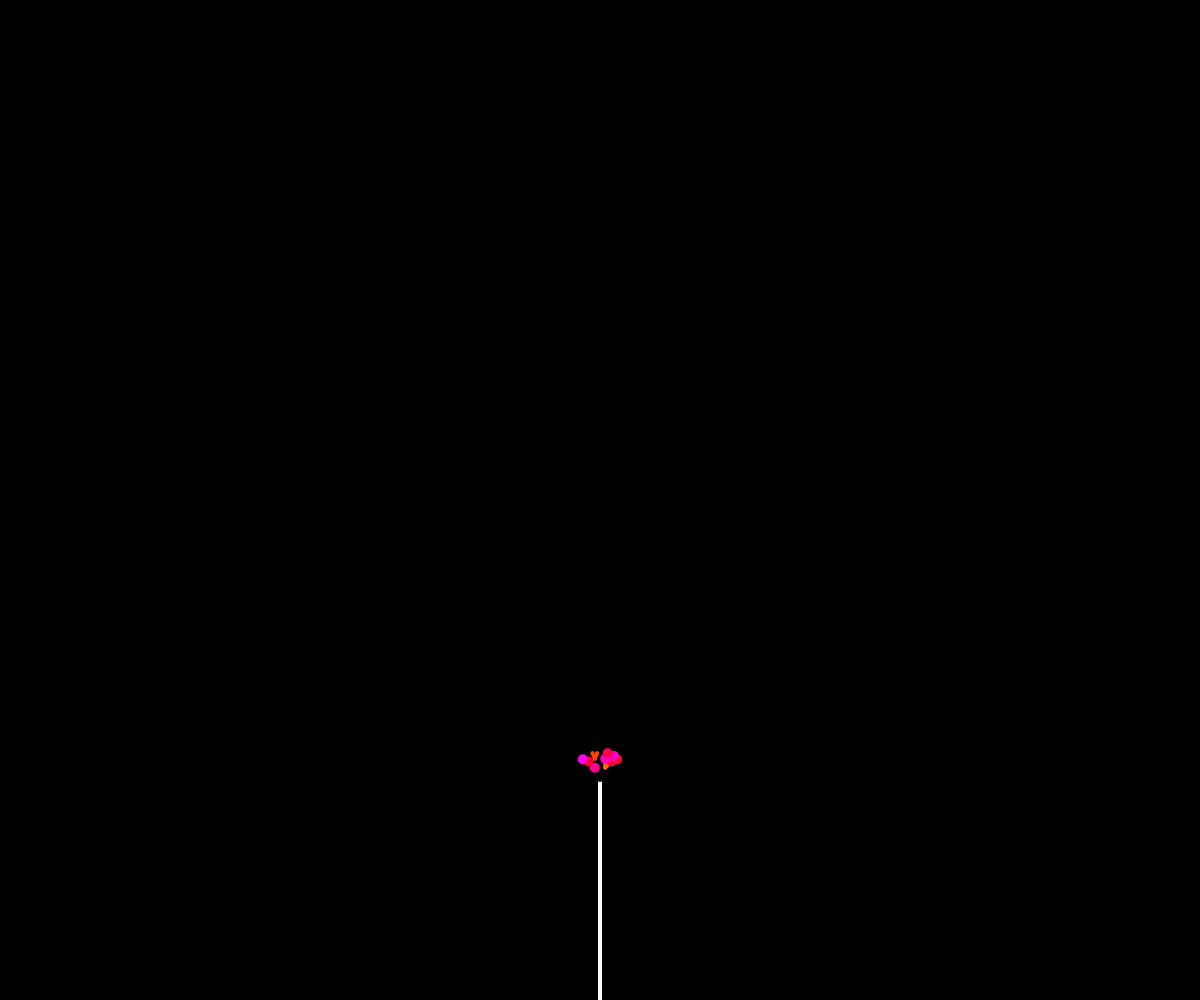
Frame 1 (no input)
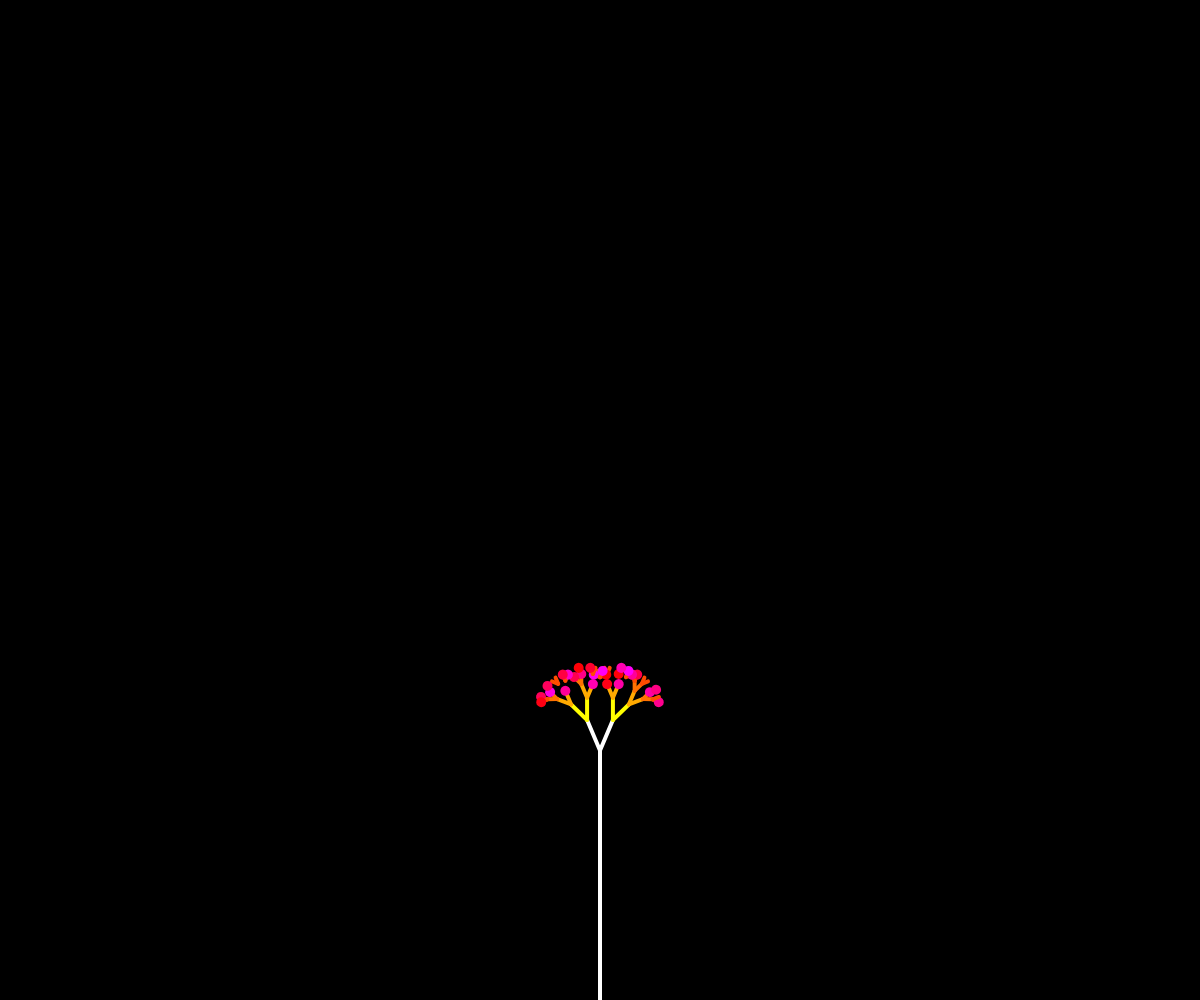
Frame 60 (no input)
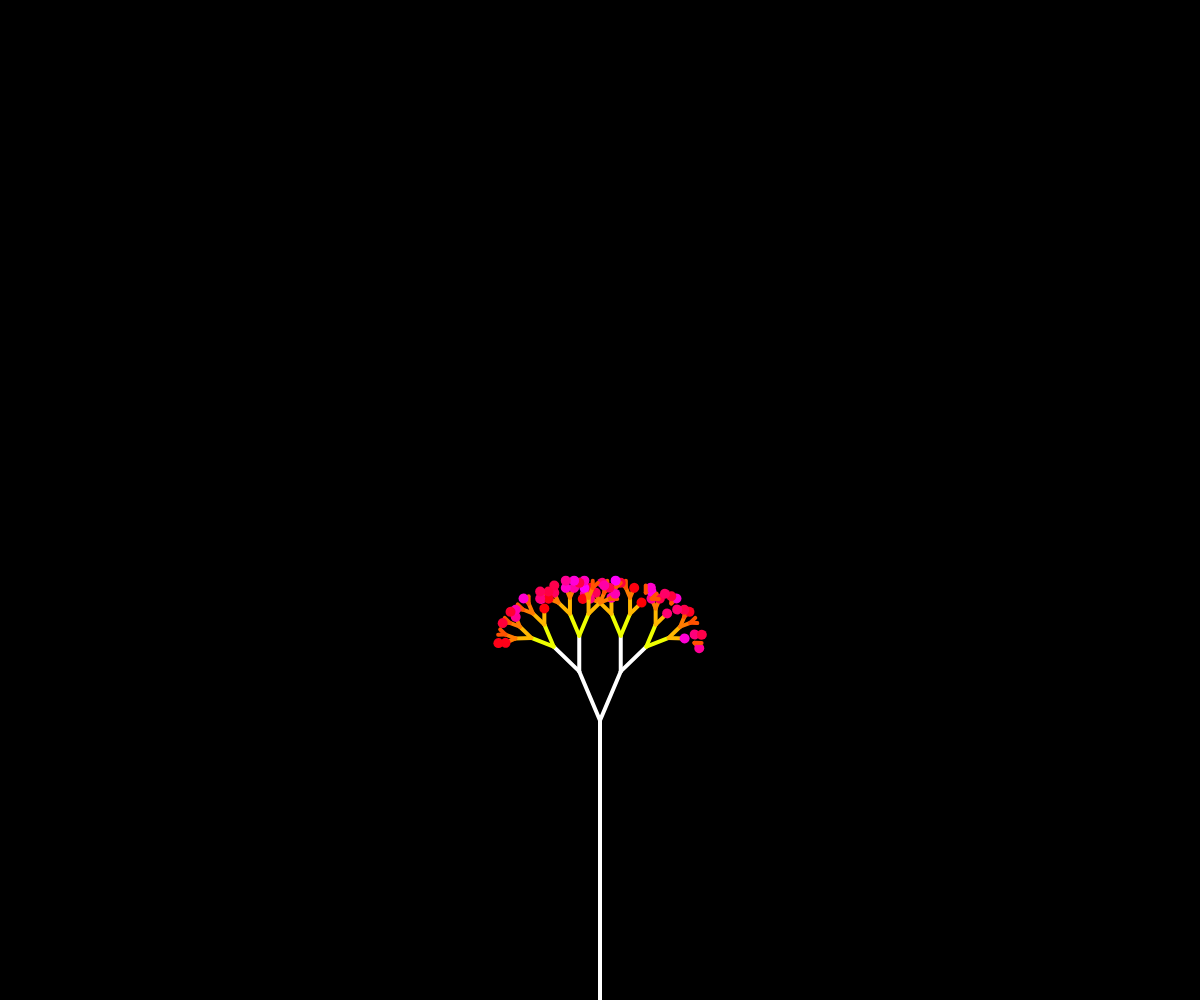
Frame 120 (the mouse pressed at the canvas centre since frame 60)

The p5.js sketch that drew these frames (run headless with seeded random() and noise() and a simulated clock; from frame 60 on, the mouse is pressed at the canvas centre):

// p5.js sketch
// ── sketch.js
const LENGTH = 200;
const ANGLE = 0.4;
const RATIO = 0.67;

function setup() {
    createCanvas(windowWidth, windowHeight);
    colorMode(HSB, LENGTH);

    // len_array.push(LENGTH);
    // drawTree();
    frameRate(30);
}

let offset = LENGTH - LENGTH / 10;

function branch(len, recurse = true) {
    if (len < 5) {
        return;
    }

    line(0, 0, 0, -len);
    translate(0, -len);

    if (len < (LENGTH / 5)) {
        stroke(len, LENGTH, LENGTH);
    }

    // If length < 1 / 10 of the original length, then create leaf
    if (len < (LENGTH / 10) && random(1) < 0.5) {
        stroke(len, LENGTH, LENGTH);

        // Create leaf
        noStroke();
        fill(
            random(LENGTH - LENGTH / 6, LENGTH),
            LENGTH,
            LENGTH
        );
        ellipse(0, 0, 10, 10);
    } else if (len == (LENGTH / 10)) {
        stroke(0);
    }

    if (!recurse) {
        return;
    }

    push();
    rotate(ANGLE);
    branch(len * RATIO);
    pop();

    push();
    rotate(-ANGLE);
    branch(len * RATIO);
    pop();
}

function drawTree() {
    stroke(255);
    strokeWeight(4);
    line(width / 2, height, width / 2, height - LENGTH);
    translate(width / 2, height - LENGTH);

    branch(LENGTH - offset);
}

function draw() {
    background(0);
    drawTree();

    if (offset > 1) {
        offset -= 0.5;
    }
}
